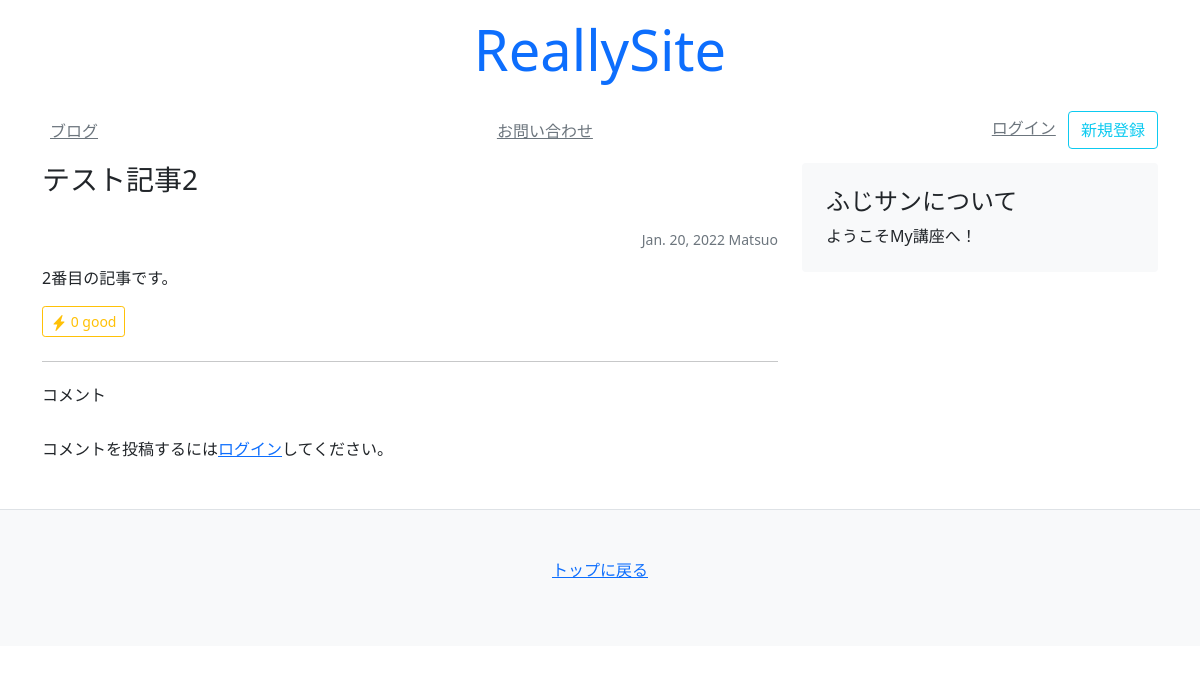
Page /blog/2/ on the earlier database version.
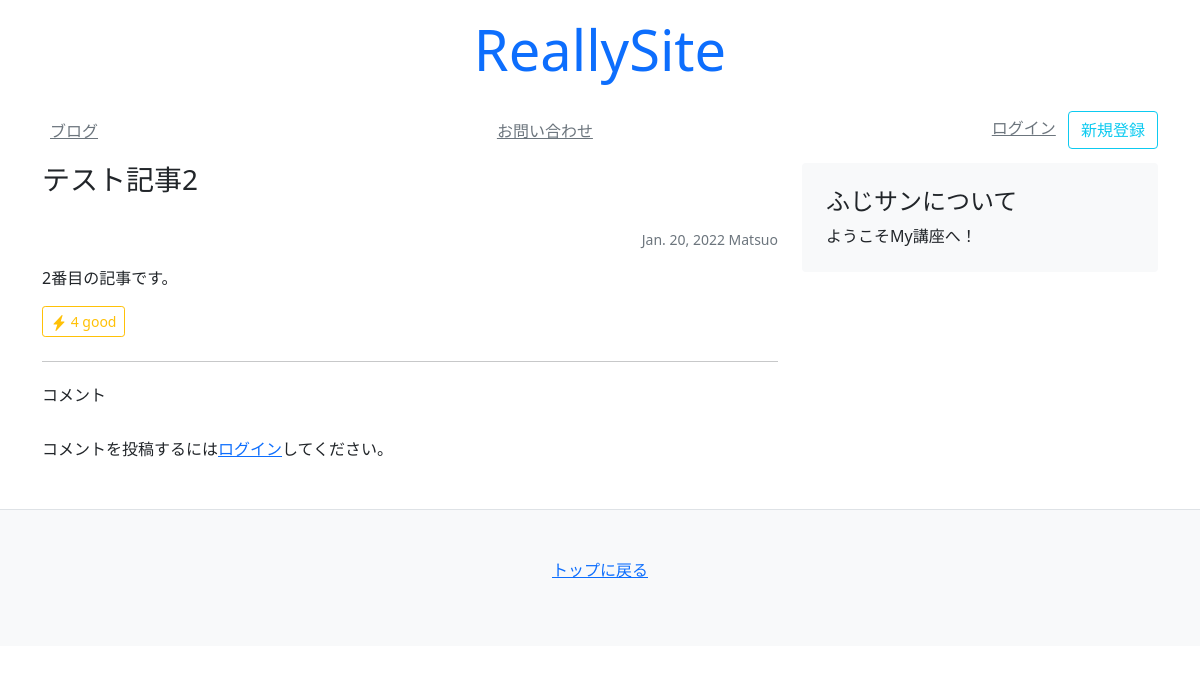
Same page on the later database version.
### blog/models.py (models this page shows)
class Article(models.Model):
    title = models.CharField(default='', max_length=30)
    text = models.TextField(default='')
    author = models.CharField(default='', max_length=30)
    created_at = models.DateField(auto_now_add=True)
    updated_at = models.DateField(auto_now=True)
    count = models.IntegerField(default=0)
    tags = models.ManyToManyField(Tag, blank=True)

### blog/views.py (the view, shortened to what this page needs)
# urls.py: path('<slug:pk>/', views.article)
def article(request, pk):
    obj = Article.objects.get(pk=pk)
    comments = Comment.objects.filter(article=obj)
    context = {
        'article': obj,
        'comments': comments,
    }
    return render(request, 'blog/article.html', context)

### templates/blog/article.html (shortened to what this page needs)
<!DOCTYPE html>
<html lang="en">
<head>
</head>
<body>
{% extends 'mysite/base.html' %}
{% block content %}
<main class="container">
    <div class="row">
        <div class="col-md-8">
            <h3 class="pb-4 font-italic">
                {{ article.title }}
            </h3>
            <p class="small text-muted text-end">{{ article.created_at}} {{ article.author }}</p>
            <p>{{ article.text }}</p>
            {% include 'mysite/snippets/like_count.html' %}
            <hr class="my-4">
            {% include 'mysite/snippets/comment.html'%}
        </div>
        {% include 'mysite/snippets/sidebar.html' %}
    </div>
</main>
{% endblock %}

### templates/mysite/snippets/like_count.html (shortened to what this page needs)
<!DOCTYPE html>
<html lang="en">
<head>
</head>
<body>
<form method="POST" class="d-inline">
    <button type="submit" class="btn btn-sm btn-outline-warning">
        <svg xmlns="http://www.w3.org/2000/svg" width="16" height="16" fill="currentColor" class="bi bi-lightning-fill"
             viewBox="0 0 16 16">
            <path fill-rule="evenodd"
                  d="M11.251.068a.5.5 0 0 1 .227.58L9.677 6.5H13a.5.5 0 0 1 .364.843l-8 8.5a.5.5 0 0 1-.842-.49L6.323 9.5H3a.5.5 0 0 1-.364-.843l8-8.5a.5.5 0 0 1 .615-.09z"/>
        </svg>
        {{ article.count }} good
    </button>
</form>
</body>
</html>

Differences in the rows shown:
changed Article "テスト記事2": count "0" → "4"
